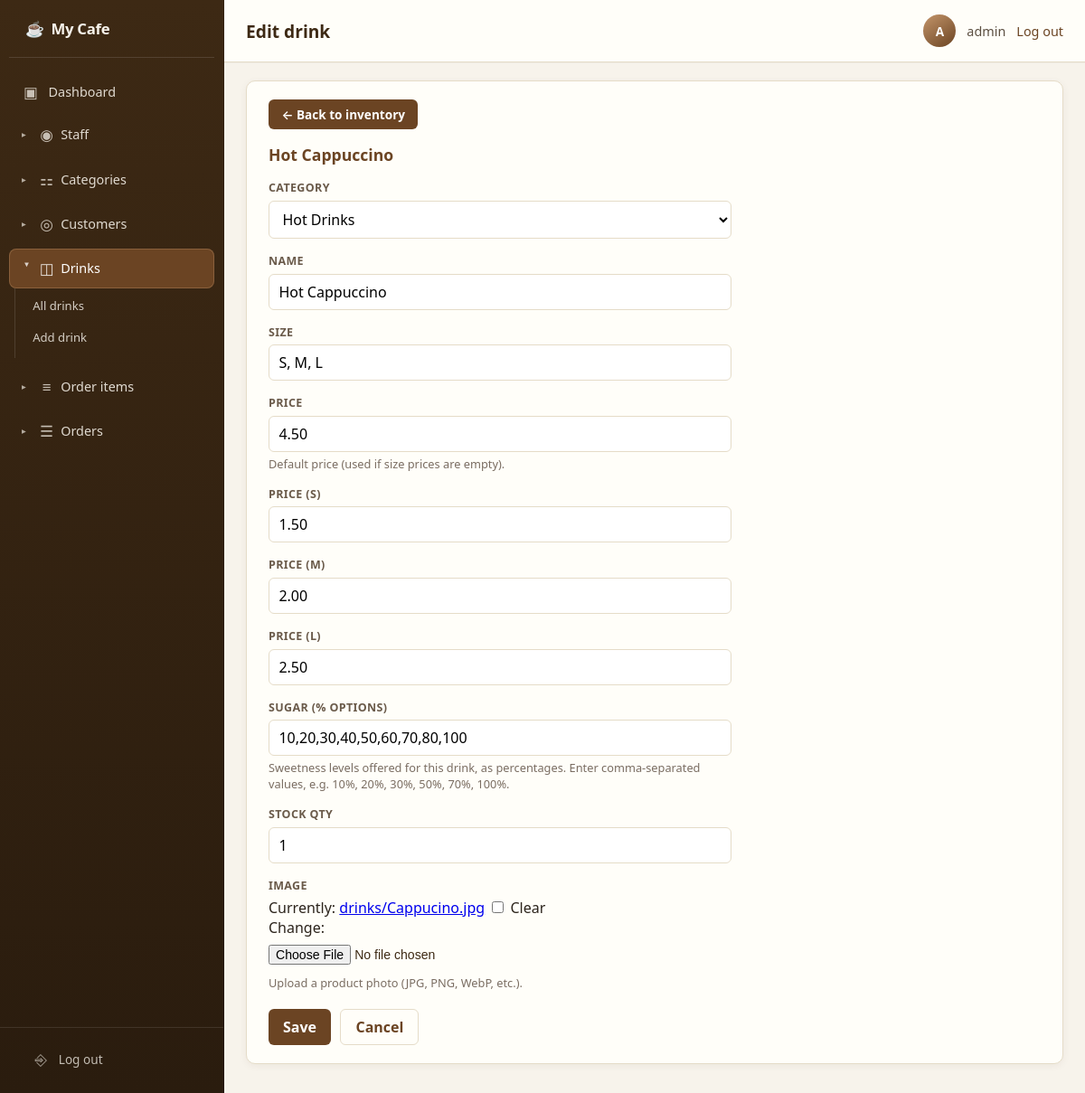
Page /polls/inventory/1/edit/ (signed in) on the committed database.
### polls/models.py (models this page shows, shortened)
class Drink(models.Model):
    category = models.ForeignKey(
        Category,
        on_delete=models.CASCADE,
        db_column="cat_id",
        related_name="drinks",
    )
    name = models.CharField(max_length=255)
    size = models.CharField(max_length=64)
    price = models.DecimalField(max_digits=10, decimal_places=2)
    price_s = models.DecimalField(max_digits=10, decimal_places=2, null=True, blank=True)
    price_m = models.DecimalField(max_digits=10, decimal_places=2, null=True, blank=True)
    price_l = models.DecimalField(max_digits=10, decimal_places=2, null=True, blank=True)
    sugar = models.CharField(
        max_length=128,
        verbose_name="Sugar (% options)",
        help_text=(
            "Sweetness levels offered for this drink, as percentages. "
            "Enter comma-separated values, e.g. 10%, 20%, 30%, 50%, 70%, 100%."
        ),
    )
    stock_qty = models.PositiveIntegerField(default=0)
    view_count = models.PositiveIntegerField(
        default=0,
        help_text="Number of times customers opened this drink’s detail page; homepage carousel shows most-viewed drinks.",
    )
    image = models.ImageField(
        upload_to="drinks/",
        blank=True,
        help_text="Upload a product photo (JPG, PNG, WebP, etc.).",
    )
    created_at = models.DateTimeField(auto_now_add=True)
    class Meta:
        db_table = "drinks"

### polls/views/inventory.py (the view)
# urls.py: path("inventory/<int:pk>/edit/", views.drink_edit, name="drink_edit"),
@staff_required
def drink_edit(request, pk):
    drink = get_object_or_404(Drink, pk=pk)
    if request.method == "POST":
        form = DrinkForm(request.POST, request.FILES, instance=drink)
        if form.is_valid():
            form.save()
            messages.success(request, "Drink updated.")
            return redirect("inventory")
    else:
        form = DrinkForm(instance=drink)
    cancel = reverse("inventory")
    return render(
        request,
        "polls/pages/portal_form.html",
        {
            "page_title": "Edit drink",
            "main_title": "Edit drink",
            "active_page": "drink_edit",
            "form": form,
            "form_heading": drink.name,
            "cancel_href": cancel,
            "cancel_label": "← Back to inventory",
            "form_multipart": True,
        },
    )

### polls/models.py (called while the page is built)
    def __str__(self):
        return self.name

### polls/views/staff.py (called while the page is built)
def staff_required(view_func):
    def _allowed(user):
        if not user.is_active:
            return False
        if getattr(user, "is_superuser", False):
            return True
        return Staff.objects.filter(user=user, is_active=True).exists()
    return user_passes_test(
        _allowed,
        login_url="/login/",
    )(view_func)

### polls/templates/polls/pages/portal_form.html (shortened to what this page needs)
{% extends "polls/layouts/base_app.html" %}
{% block content %}
  <div class="page-card">
    <div class="page-card__actions">
      <a href="{{ cancel_href }}">{{ cancel_label }}</a>
    </div>
    <h2 class="form-heading">{{ form_heading }}</h2>
    <form method="post" class="cafe-form"{% if form_multipart %} enctype="multipart/form-data"{% endif %}>
      {% for field in form %}
        <div class="cafe-field{% if field.errors %} cafe-field--error{% endif %}">
          <label class="cafe-label" for="{{ field.id_for_label }}">{{ field.label }}</label>
          {{ field }}
          {% if field.help_text %}<p class="cafe-help">{{ field.help_text }}</p>{% endif %}
        </div>
      {% endfor %}
      <div class="cafe-form-actions">
        <button type="submit" class="cafe-btn cafe-btn--primary">Save</button>
        <a href="{{ cancel_href }}" class="cafe-btn cafe-btn--ghost">Cancel</a>
      </div>
    </form>
  </div>
{% endblock %}

### polls/templates/polls/layouts/base_app.html (shortened to what this page needs)
{% load static %}
<!DOCTYPE html>
<html lang="en">
<head>
  <link rel="stylesheet" href="{% static 'polls/css/cafe_app.css' %}">
</head>
<body>
  <div class="layout">
    {% include "polls/partials/sidebar.html" %}
    <div class="layout-main">
      <header class="topbar">
        <h1 class="topbar__title">{{ main_title }}</h1>
        <div class="topbar__user">
          {% if request.user.is_authenticated %}
          <span class="topbar__avatar" title="{{ request.user.get_username }}">{{ request.user.get_username|slice:":1"|upper }}</span>
          <span>{{ request.user.get_username }}</span>
          <form class="topbar__logout-form" method="post" action="{% url 'logout' %}">
            <button type="submit" class="topbar__logout topbar__logout-btn">Log out</button>
          </form>
          {% endif %}
        </div>
      </header>
      <div class="main-inner">
        {% block content %}{% endblock %}
      </div>
    </div>
  </div>
</body>
</html>

### polls/static/polls/css/cafe_app.css (style rules this page uses)
:root { --cafe-cream: #f7f3eb; --cafe-brown: #3d2914; --cafe-brown-mid: #6b4423; --cafe-accent: #c4956a; --cafe-border: #e5dcc8; --sidebar-width: 15.5rem; }
* { box-sizing: border-box; }
body { margin: 0; min-height: 100vh; font-family: system-ui, -apple-system, "Segoe UI", Roboto, sans-serif; background: var(--cafe-cream); color: #2c241c; }
.layout { display: flex; min-height: 100vh; align-items: stretch; }
.layout-main { flex: 1; min-width: 0; display: flex; flex-direction: column; background: var(--cafe-cream); }
.topbar { display: flex; align-items: center; justify-content: space-between; flex-wrap: wrap; gap: 0.75rem; padding: 1rem 1.5rem; background: #fffef9; border-bottom: 1px solid var(--cafe-border); box-shadow: 0 1px 0 rgba(61, 41, 20, 0.04); }
.topbar__title { margin: 0; font-size: 1.2rem; font-weight: 600; color: var(--cafe-brown); }
.topbar__user { display: flex; align-items: center; gap: 0.75rem; font-size: 0.9rem; color: #5c4f42; }
.topbar__avatar { width: 2.25rem; height: 2.25rem; border-radius: 50%; background: linear-gradient(145deg, var(--cafe-accent), var(--cafe-brown-mid)); color: #fff; display: flex; align-items: center; justify-content: center; font-weight: 700; font-size: 0.85rem; }
.topbar__logout { color: var(--cafe-brown-mid); font-weight: 600; text-decoration: none; font-size: 0.85rem; }
.main-inner { flex: 1; padding: 1.25rem 1.5rem 2rem; max-width: 1400px; width: 100%; margin: 0 auto; }
@media (min-width: 769px) { html, body { height: 100dvh; overflow: hidden; } }
@media (min-width: 769px) { .layout { position: relative; display: block; min-height: 0; height: 100dvh; } }
@media (min-width: 769px) { .layout-main { min-height: 0; overflow: hidden; margin-left: var(--sidebar-width); height: 100dvh; } }
@media (min-width: 769px) { .main-inner { min-height: 0; overflow: auto; } }
.page-card { background: #fffef9; border: 1px solid var(--cafe-border); border-radius: 10px; padding: 1.25rem 1.5rem; box-shadow: 0 2px 8px rgba(61, 41, 20, 0.06); }
.page-card__actions { margin-bottom: 1rem; }
.page-card__actions a { display: inline-block; margin-right: 0.5rem; padding: 0.45rem 0.9rem; background: var(--cafe-brown-mid); color: #fff; text-decoration: none; border-radius: 6px; font-size: 0.85rem; font-weight: 600; }
.form-heading { margin: 0 0 1rem; font-size: 1.1rem; color: var(--cafe-brown-mid); font-weight: 600; }
.cafe-form { max-width: 32rem; }
.cafe-field { margin-bottom: 1rem; }
.cafe-label { display: block; font-size: 0.78rem; font-weight: 600; text-transform: uppercase; letter-spacing: 0.03em; color: #6a5a4a; margin-bottom: 0.35rem; }
.cafe-file-input { width: 100%; padding: 0.45rem 0; font-size: 0.88rem; color: var(--cafe-brown); }
.cafe-input, .cafe-form select, .cafe-form textarea { width: 100%; max-width: 100%; padding: 0.5rem 0.65rem; border: 1px solid var(--cafe-border); border-radius: 6px; font: inherit; background: #fff; }
.cafe-help { margin: 0.25rem 0 0; font-size: 0.8rem; color: #7a6d62; }
.cafe-form-actions { display: flex; flex-wrap: wrap; gap: 0.65rem; margin-top: 1.25rem; }
.cafe-btn { display: inline-block; padding: 0.5rem 1rem; border-radius: 6px; font: inherit; font-weight: 600; cursor: pointer; text-decoration: none; border: none; }
.cafe-btn--primary { background: var(--cafe-brown-mid); color: #fff; }
.cafe-btn--ghost { background: transparent; color: var(--cafe-brown-mid); border: 1px solid var(--cafe-border); }
.topbar__logout-form { display: inline; margin: 0; }
.topbar__logout-btn { background: none; border: none; padding: 0; font: inherit; cursor: pointer; }

### rows in the picture
Drink: name "Hot Cappuccino", form "Hot Cappuccino" "S, M, L" "4.50" "1.50" "2.00" "2.50" "10,20,30,40,50,60,70,80,100" "1"

### other values in the picture
{{ main_title }} "Edit drink"
{{ request.user.get_username|slice:":1"|upper }} "A"
{{ request.user.get_username }} "admin"
{{ cancel_label }} "← Back to inventory"
{{ field.label }} "CATEGORY" "NAME" "SIZE" "PRICE" "PRICE (S)" "PRICE (M)" "PRICE (L)" "SUGAR (% OPTIONS)" "STOCK QTY" "IMAGE"
{{ field.help_text }} "Default price (used if size prices are empty)." "Sweetness levels offered for this drink, as percentages. Enter comma-separated values, e.g. 10%, 20%, 30%, 50%, 70%, 100%." "Upload a product photo (JPG, PNG, WebP, etc.)."
